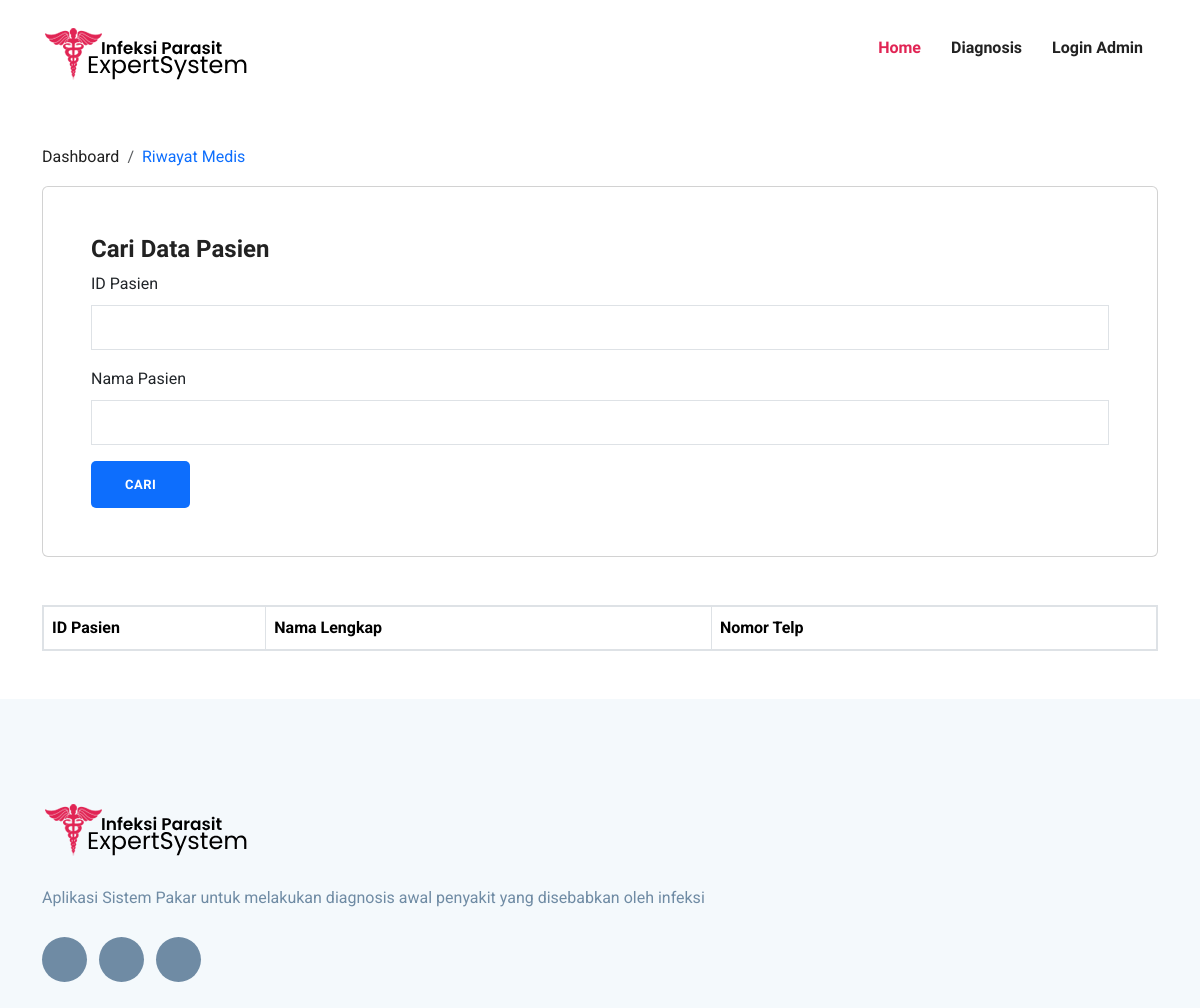
/rekam-medis/, run on an earlier commit of the app's database.
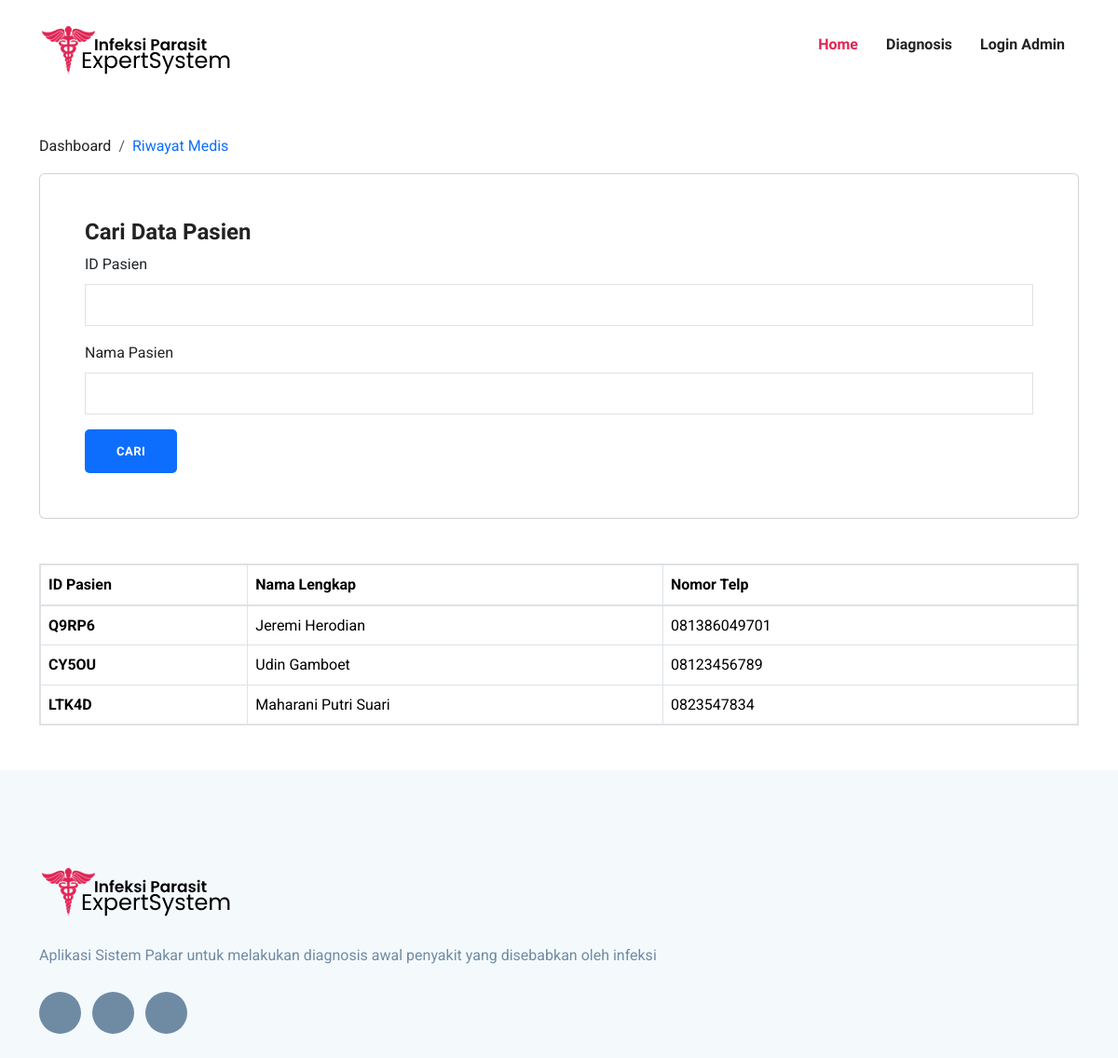
And on a later commit of the database.
### DomainPakar/models.py (models this page shows, shortened)
class Pasien(models.Model):
    IDPasien = models.CharField(max_length=5, null=True, blank=True)
    NamaLengkap = models.CharField(max_length=255)
    TanggalLahir = models.DateField()
    Alamat = models.CharField(max_length=255)
    NomorTelp = models.CharField(max_length=15)
    OPTIONS = [
        ('Laki-Laki', 'Laki-Laki'),
        ('Perempuan', 'Perempuan'),
    ]
    JenisKelamin = models.CharField(max_length=15, choices=OPTIONS, default='Laki-Laki')
    GejalaPasien = models.ManyToManyField(Gejala, blank=True)
    Diagnosis = models.ManyToManyField(
        HasilDiagnosa,
        blank=True
    )
    TglDiagnosa = models.DateField(null=True, blank=True)

### DomainPakar/views.py (the view)
# urls.py: path('rekam-medis/', PakarViews.rekamMedis),
def rekamMedis(request):
    userLogin = request.user.is_authenticated and request.user.is_superuser
    pasiens = Pasien.objects.all()
    IdPasien = request.GET.get('IDPasien')
    namaPasien = request.GET.get('namaPasien')
    if IdPasien is not None:
        if IdPasien != '':
            pasiens = Pasien.objects.filter(IDPasien=IdPasien)
    if namaPasien is not None:
        if namaPasien != '':
            pasiens = Pasien.objects.filter(NamaLengkap__contains=namaPasien)
    if len(pasiens) == 0 and (IdPasien != None or namaPasien != None):
        sweetify.error(request, 'Pasien Tidak Ditemukan')
    contexts = {
        'login': userLogin,
        'pasiens': pasiens
    }
    return render(request=request, context=contexts, template_name='data-pasien.html')

### DomainPakar/templates/data-pasien.html (shortened to what this page needs)
{% extends 'base.html' %}
{% load static %}
{% block content %}
<div class="container">
     <nav class="mt-5" aria-label="breadcrumb">
          <ol class="breadcrumb">
               <li class="breadcrumb-item"><a href="/">Dashboard</a></li>
               <li class="breadcrumb-item text-primary" aria-current="page">Riwayat Medis</li>
          </ol>
     </nav>
     <div class="container p-5 mt-3 card">
          <form action="/rekam-medis/" method="GET">
               <h3>Cari Data Pasien</h3>
               <div class="mb-3">
                    <label for="InputIDPasien" class="form-label">ID Pasien</label>
                    <input name="IDPasien" type="text" class="form-control" id="InputIDPasien">
               </div>
               <div class="mb-3">
                    <label for="InputNama" class="form-label">Nama Pasien</label>
                    <input name="namaPasien" type="text" class="form-control" id="InputNama">
               </div>
               <button type="submit" class="btn btn-primary">Cari</button>
          </form>
     </div>
     {% if login %}
         <table class="table my-5 table-bordered table-secondary border-2">
         {% else %}
         <table class="table my-5 table-bordered border-2">
     {% endif %}
          <thead>
               <tr>
                   <th class="col-1" scope="col">ID Pasien</th>
                   <th class="col-2" scope="col">Nama Lengkap</th>
                   <th class="col-2" scope="col">Nomor Telp</th>
               </tr>
          </thead>
          <tbody>
          {% for pasien in pasiens %}
               <tr>
                    <th>{{ pasien.IDPasien }}</th>
                    <td>{{ pasien.NamaLengkap }}</td>
               {% if pasien.Diagnosis is None %}
                   <td>Belum Terdiagnosis</td>
                   {% else %}
                   <td>{{ pasien.NomorTelp }}</td>
               {% endif %}
               </tr>
          {% endfor %}
          </tbody>
     </table>
</div>
{% endblock %}

What changed in the data, as far as the page shows it:
added Pasien: IDPasien "Q9RP6", NamaLengkap "Jeremi Herodian", NomorTelp "081386049701"
added Pasien: IDPasien "CY5OU", NamaLengkap "Udin Gamboet", NomorTelp "08123456789"
added Pasien: IDPasien "LTK4D", NamaLengkap "Maharani Putri Suari", NomorTelp "0823547834"
